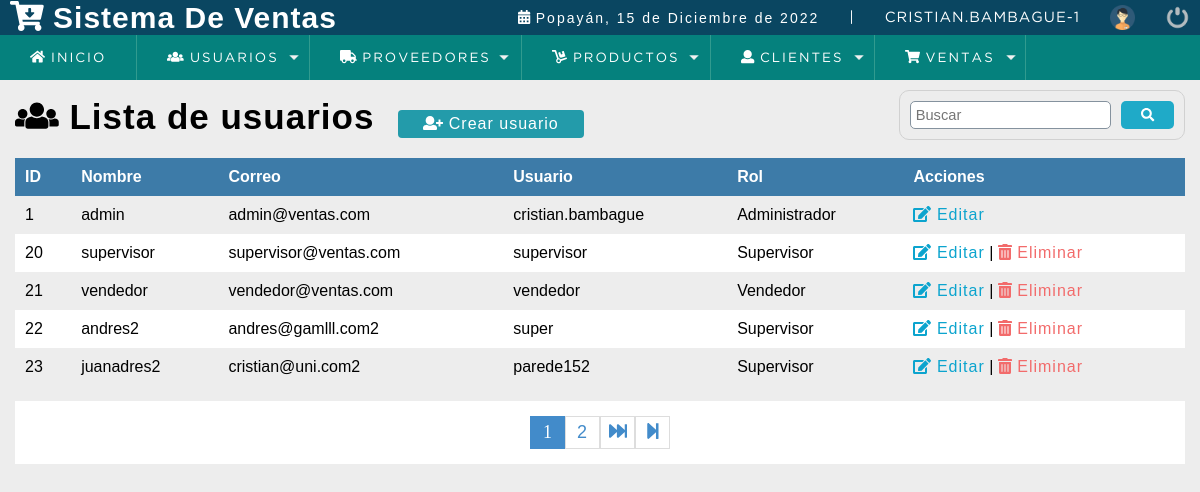
The page /sistema/lista_usuario.php (signed in) on the database its author committed.
### tables this page shows
CREATE TABLE `usuario` (
  `idusuario` int(11) NOT NULL,
  `nombre` varchar(70) DEFAULT NULL,
  `correo` varchar(100) DEFAULT NULL,
  `usuario` varchar(25) DEFAULT NULL,
  `clave` varchar(100) DEFAULT NULL,
  `rol` int(11) DEFAULT NULL,
  `estatus` int(11) NOT NULL DEFAULT 1
);

CREATE TABLE `rol` (
  `idrol` int(11) NOT NULL,
  `rol` varchar(20) DEFAULT NULL
);

### sistema/lista_usuario.php (the view, shortened to what this page needs)
<?php
	include "../conexion.php";
?>
<!DOCTYPE html>
<html lang="en">
<head>
	<?php include "includes/scripts.php";?>
</head>
<body>
	<?php include "includes/header.php";?>
	<section id="container">
		<h1><i class="fas fa-users fa-1x"></i> Lista de usuarios</h1>
		<a href="registro_usuario.php " class="btn_new"><i class="fas fa-user-plus"></i> Crear usuario</a>
		<form action="buscar_usuario.php" method="get" class="form_search">
			<input type="text" name="busqueda" id="buesqueda" placeholder="Buscar">
			<button type="submit" class="btn_search"><i class="fas fa-search"></i></button>
		</form>
		<table>
			<tr>
				<th>ID</th>
				<th>Nombre</th>
				<th>Correo</th>
				<th>Usuario</th>
				<th>Rol</th>
				<th>Acciones</th>
			</tr>
			<?php
				$sql_register = mysqli_query($obj_conexion,"SELECT COUNT(*) AS total_registro FROM usuario WHERE estatus = 1");
				$result_register = mysqli_fetch_array($sql_register);
				$total_registro = $result_register['total_registro'];
				$por_pagina = 5 ;
				if (empty($_GET['pagina'])) {
					$pagina = 1;
				}else{
					$pagina = $_GET['pagina'];
				}
				$desde = ($pagina - 1) * $por_pagina;
				$total_paginas = ceil($total_registro/ $por_pagina);
				$query= mysqli_query($obj_conexion,"SELECT u.idusuario, u.nombre, u.correo, u.usuario, r.rol FROM usuario u INNER JOIN rol r on u.rol = r.idrol WHERE estatus = 1
					ORDER BY idusuario ASC LIMIT $desde,$por_pagina
					");
				$result = mysqli_num_rows($query);
				if ($result > 0 ) {
					while ($data = mysqli_fetch_array($query)) {
				?>
					<td><?php echo $data ["idusuario"]; ?></td>
					<td><?php echo $data ["nombre"]; ?></td>
					<td><?php echo $data ["correo"]; ?></td>
					<td><?php echo $data ["usuario"]; ?></td>
					<td><?php echo $data ["rol"]; ?></td>
					<td>
						<a class="link_edit" href="editar_usuario.php?id=<?php echo $data ["idusuario"]; ?>"><i class="fas fa-edit"></i> Editar</a>
						<?php if ($data ["idusuario"] != 1) { ?>
						|
						<a class="link_delete" href="eliminar_comfirmar_usuario.php?id=<?php echo $data ["idusuario"]; ?>"><i class="fas fa-trash-alt"></i> Eliminar</a>
					<?php } ?>
					</td>
				<?php
					}
				}
				?>
		</table>
		<div class="paginador">
			<ul>
			<?php
				for ($i=1; $i <= $total_paginas; $i++) {
				if ($i == $pagina){
						echo '<li class="pageSelected">'.$i.'</li>';
					}else{
						echo '<li><a href="?pagina='.$i.'">'.$i.'</a></li>';
					}
				}
				if ($pagina != $total_paginas ) {
			 ?>
			<li><a href="?pagina=<?php echo $pagina + 1; ?>"><i class="fas fa-fast-forward"></i></a></li>
			<li><a href="?pagina=<?php echo $total_paginas; ?>"><i class="fas fa-step-forward"></i></a></li>
		<?php } ?>
			</ul>
		</div>
	</section>
</body>
</html>

### sistema/css/style.css (style rules this page uses)
* { margin: 0; padding: 0; box-sizing: border-box; }
body { background: #ededed; }
h1, h2, h3, h4, h5, h6 { font-family: 'arial'; font-weight: bold; letter-spacing: 1px; }
h1 { font-size: 30px; }
a { text-decoration: none; font-family: arial; letter-spacing: 1px; }
#container { padding: 90px 15px 15px; }
form { background: #FFF; margin: auto; padding: 20px 50px; border: 1px solid #d1d1d1; }
input,select { display: block; width: 100%; font-size: 11pt; padding: 5px; border: 1px solid #85929e; border-radius: 5px; }
#container h1 { font-size: 35px; display: inline-block; }
.btn_new { display: inline-block; background: #239baa; color: #FFF; padding: 5px 25px; border-radius: 4px; margin: 20px; }
table { border-collapse: collapse; font-size: 12pt; font-family: 'arial'; width: 100%; }
table th { text-align: left; padding: 10px; background: #3d7ba8; color: #FFF; }
table tr:nth-child(odd) { background: #FFF; }
table td { padding: 10px; }
.link_edit { color: #0ca4ce; }
.link_delete { color: #f26b6b; }
.paginador ul { padding: 15px; list-style: none; background: #FFF; margin-top: 15px; display: -webkit-flex; display: -moz-flex; display: -ms-flex; display: -o-flex; display: flex; justify-content: center; }
.paginador a , .pageSelected { color: #428bca; border: 1px solid #ddd; padding: 5px; display: inline-block; font-size: 18px; text-align: center; width: 35px; }
.pageSelected { color: #FFF; background: #428bca; border: 1px solid #428bca; }
.form_search { display: -webkit-flex; display: -moz-flex; display: -ms-flex; display: -o-flex; display: flex; float: right; background: initial; padding: 10px; border-radius: 10px; }
.form_search .btn_search { background: #1faac8; color: #FFF; padding: 0 20px; border: 0; cursor: pointer; margin-left: 10px; display: block; border-radius: 5px; }

### rows shown on the page
usuario: idusuario "1", nombre "admin", correo "admin@ventas.com", usuario "cristian.bambague", rol.rol "Administrador"
usuario: idusuario "20", nombre "supervisor", correo "supervisor@ventas.com", usuario "supervisor", rol.rol "Supervisor"
usuario: idusuario "21", nombre "vendedor", correo "vendedor@ventas.com", usuario "vendedor", rol.rol "Vendedor"
usuario: idusuario "22", nombre "andres2", correo "andres@gamlll.com2", usuario "super", rol.rol "Supervisor"
usuario: idusuario "23", nombre "juanadres2", correo "cristian@uni.com2", usuario "parede152", rol.rol "Supervisor"

### other values the page prints
fechaC() "15 de Diciembre de 2022"
$_SESSION['user'] "CRISTIAN.BAMBAGUE"
$_SESSION['idUser'] "1"
